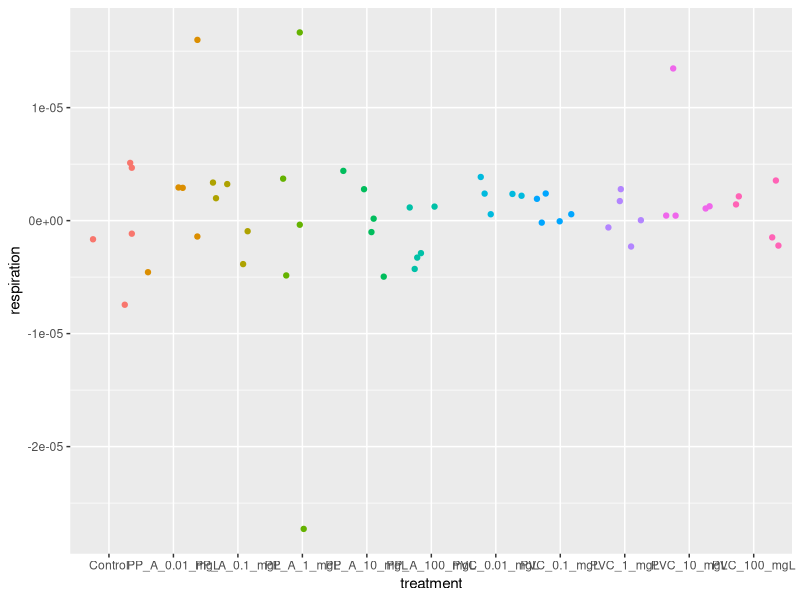
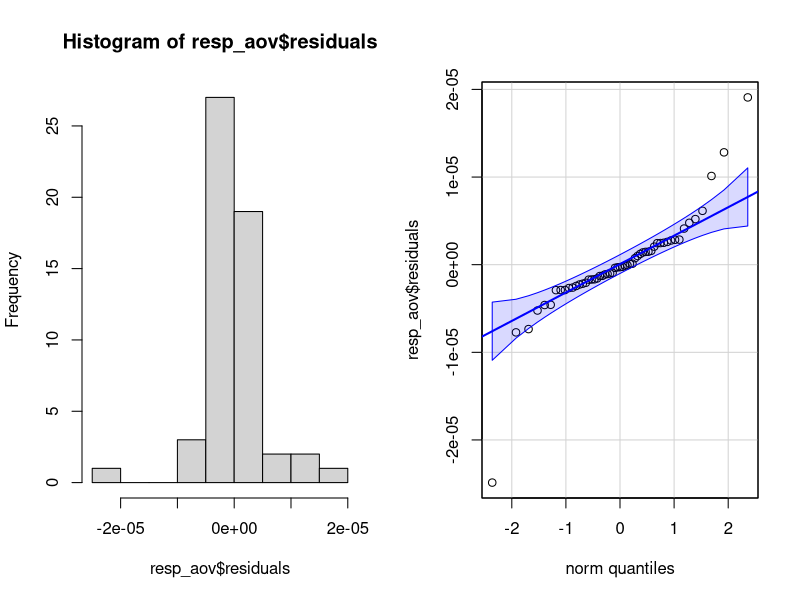
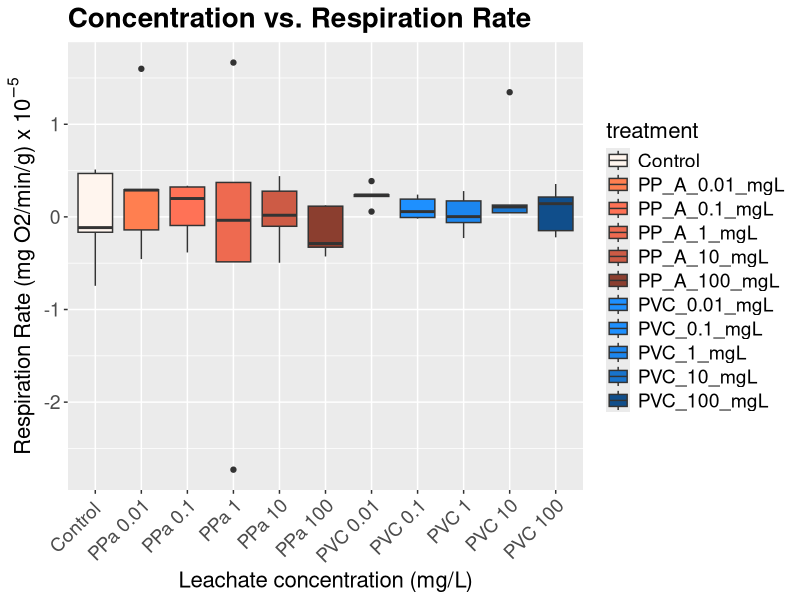
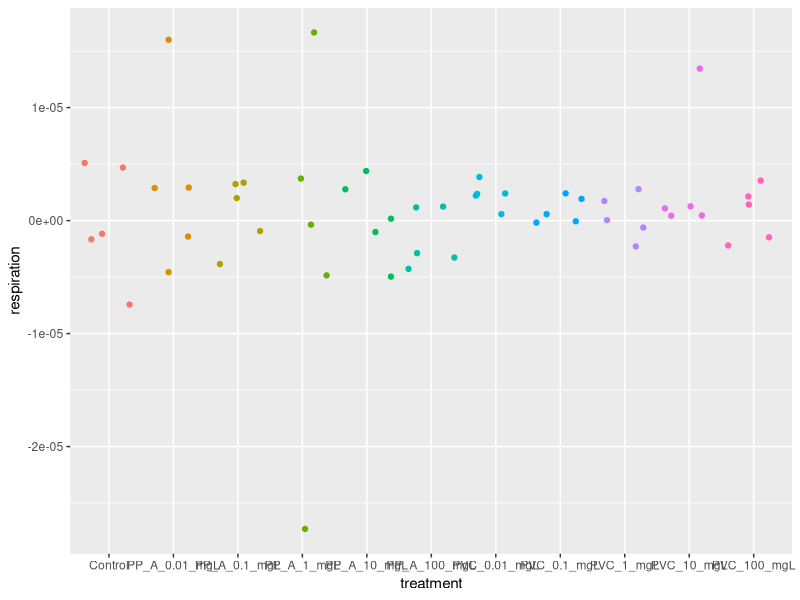
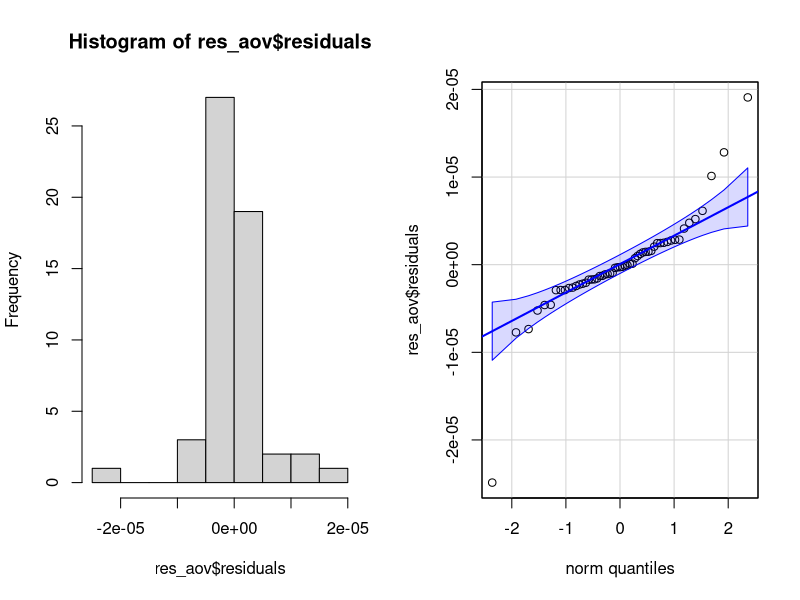
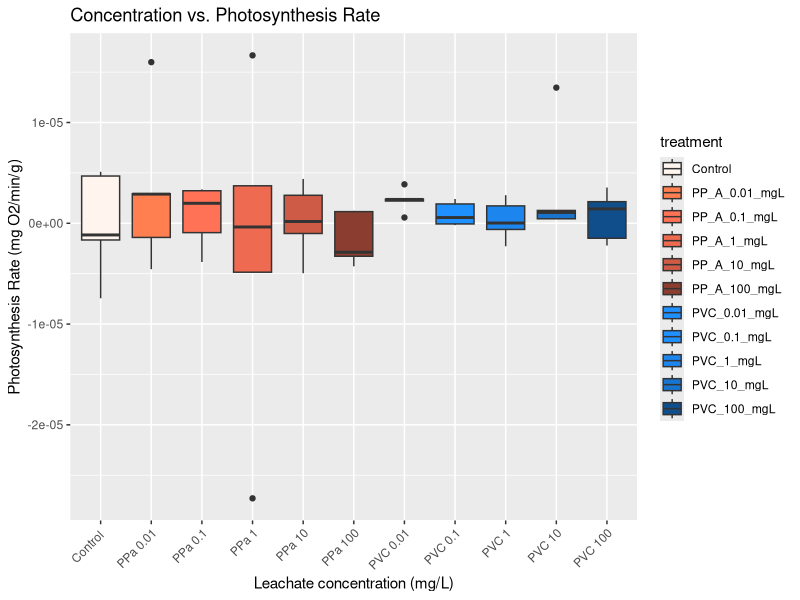

The R script that drew these images, in order: (Note: this script raises an error after producing the figures.)
## ---- chunk 1
if ("tidyverse" %in% rownames(installed.packages()) == 'FALSE') install.packages('tidyverse')
if ("dplyr" %in% rownames(installed.packages()) == 'FALSE') install.packages('dplyr')
if ("car" %in% rownames(installed.packages()) == 'FALSE') install.packages('car')
if ("ggplot2" %in% rownames(installed.packages()) == 'FALSE') install.packages('ggplot2')

library(dplyr)
library(tidyverse)
library(car)
library(ggplot2)
## ---- chunk 2
rates <- read.csv('rates.csv')

print(rates)
## ---- chunk 3
ggplot(rates) +
  aes(x = treatment, y = respiration, color = treatment) +
  geom_jitter() +
  theme(legend.position = "none")
## ---- chunk 4
resp_aov <-  aov(respiration ~ treatment, data = rates)
## ---- chunk 5
par(mfrow = c(1, 2)) # combine plots

# histogram
hist(resp_aov$residuals)

# QQ-plot
qqPlot(resp_aov$residuals,
  id = FALSE # id = FALSE to remove point identification
)
## ---- chunk 6
ggplot(rates) +
  aes(x = treatment, y = respiration, fill = treatment) +
  geom_boxplot() +  
  theme(axis.text.x = element_text(angle = 45, hjust = 1)) +
  labs(
    title = "Concentration vs. Respiration Rate",
    x = "Leachate concentration (mg/L)",
    y = expression("Respiration Rate (mg O2/min/g) x"~10^-5)
  ) +
  scale_y_continuous(
labels = function(x) x / 1e-5 # Transform the y-axis labels
) +
  scale_x_discrete(labels = c("Control ", "PPa 0.01", "PPa 0.1","PPa 1", "PPa 10", "PPa 100","PVC 0.01", "PVC 0.1", "PVC 1", "PVC 10", "PVC 100")) +  
  scale_fill_manual(values = c("seashell", "coral", "coral1","coral2","coral3", "coral4","dodgerblue","dodgerblue1","dodgerblue2", "dodgerblue3","dodgerblue4")) +
  theme(
plot.title = element_text(size = 20, face = "bold"), # Title text size
axis.title.x = element_text(size = 16), # X-axis title text size
axis.title.y = element_text(size = 16), # Y-axis title text size
axis.text.x = element_text(size = 14), # X-axis text size
axis.text.y = element_text(size = 14), # Y-axis text size
legend.title = element_text(size = 16), # Legend title text size
legend.text = element_text(size = 14) # Legend text size
)
## ---- chunk 7
resp_aov <- aov(respiration ~ treatment,
  data = rates
)

summary(resp_aov)
## ---- chunk 8
ggplot(rates) +
  aes(x = treatment, y = respiration, color = treatment) +
  geom_jitter() +
  theme(legend.position = "none")
## ---- chunk 9
res_aov <-  aov(respiration ~ treatment, data = rates)
## ---- chunk 10
par(mfrow = c(1, 2)) # combine plots

# histogram
hist(res_aov$residuals)

# QQ-plot
qqPlot(res_aov$residuals,
  id = FALSE # id = FALSE to remove point identification
)
## ---- chunk 11
ggplot(rates) +
  aes(x = treatment, y = respiration, fill= treatment) +
  geom_boxplot() +
  theme(axis.text.x = element_text(angle = 45, hjust = 1))+
   labs(
    title = "Concentration vs. Photosynthesis Rate",
    x = "Leachate concentration (mg/L)",
    y = "Photosynthesis Rate (mg O2/min/g)"
  ) +
  scale_x_discrete(labels = c("Control ", "PPa 0.01", "PPa 0.1","PPa 1", "PPa 10", "PPa 100","PVC 0.01", "PVC 0.1", "PVC 1", "PVC 10", "PVC 100")) +  
  scale_fill_manual(values = c("seashell", "coral", "coral1","coral2","coral3", "coral4","dodgerblue","dodgerblue1","dodgerblue2", "dodgerblue3","dodgerblue4")) 
## ---- chunk 12
phot_aov <- aov(massnorm_phot_rate ~ treatment,
  data = rates
)

summary(phot_aov)
## ---- chunk 13
# Set the mean and standard deviation
mean_val <- 0.01
sd_val <- 0.005

# Generate data for each treatment
control_data <- rnorm(5, mean = mean_val, sd = sd_val)
low_data <- rnorm(5, mean = mean_val + 0.01, sd = sd_val)
high_data <- rnorm(5, mean = mean_val + 0.02, sd = sd_val)

# Combine all data
respiration <- c(control_data, low_data, high_data)
treatment <- rep(c('control', 'low', 'high'), each = 5)

# Create dataframe
hyp <- data.frame(respiration = respiration, treatment = treatment)

# Print dataframe
print(hyp)
## ---- chunk 14
# Convert treatment to a factor with desired levels order
hyp$treatment <- factor(hyp$treatment, levels = c('control', 'low', 'high'))

ggplot(hyp) +
  aes(x = treatment, y = respiration, fill= treatment) +
  geom_boxplot() +
  theme(axis.text.x = element_text(angle = 45, hjust = 1))+
   labs(
    title = "Concentration vs. Respiration Rate",
    x = "Leachate concentration (mg/L)",
    y = "Respiration Rate (mg O2/min/g)"
  )
## ---- chunk 15
newmeta <- read_csv("../metadata/nem_metadata.csv")
## ---- chunk 16
ggplot(newmeta) +
  aes(x = treatment, y = Fv_Fm, fill= treatment) +
  geom_boxplot() +
  theme(axis.text.x = element_text(angle = 45, hjust = 1))+
   labs(
    title = "Concentration vs. Photosynthetic efficiency",
    x = "Leachate concentration (mg/L)",
    y = "Photosynthetic efficiency (mg O2/min/g)"
  )

## ---- chunk 17
fvfm_aov <- aov(Fv_Fm ~ treatment,
  data = newmeta
)

summary(fvfm_aov)

## ---- chunk 18
# Generate some fake data
set.seed(123)
low <- rnorm(50, mean = 10, sd = 2)
medium <- rnorm(50, mean = 15, sd = 2)
high <- rnorm(50, mean = 20, sd = 2)

# Combine the data
data <- data.frame(
  Respiration_Rate = c(low, medium, high),
  Leachate_Concentration = rep(c("Low", "Medium", "High"), each = 50)
)

data$Leachate_Concentration <- factor(data$Leachate_Concentration, levels = c("Low", "Medium", "High"))

# Create boxplot
boxplot(Respiration_Rate ~ Leachate_Concentration, data = data, 
        xlab = "Leachate Concentration", ylab = "Respiration Rate", 
        col = c("lightblue", "purple", "lightcoral"),
        main = "Respiration hypothesis")

## ---- chunk 19
# Load ggplot2 library
library(ggplot2)

# Generate some fake data
set.seed(123)
high <- rnorm(50, mean = 10, sd = 2)
medium <- rnorm(50, mean = 15, sd = 2)
low <- rnorm(50, mean = 20, sd = 2)

# Combine the data
data <- data.frame(
  Respiration_Rate = c(low, medium, high),
  Leachate_Concentration = rep(c("Low", "Medium", "High"), each = 50)
)

# Reverse the order of levels for Leachate_Concentration
data$Leachate_Concentration <- factor(data$Leachate_Concentration, levels = c("Low", "Medium", "High"))

# Create ggplot
ggplot(data, aes(x = Leachate_Concentration, y = Respiration_Rate, fill = Leachate_Concentration)) +
  geom_boxplot() +
  labs(x = "Leachate Concentration", y = "Photosynthetic Rate",
       title = "Photosynthetic Effeciency vs. Leachate Concentration") +
  scale_fill_brewer(palette = "Set2", breaks = rev(levels(data$Leachate_Concentration)),
                    labels = c("High" = "High", "Medium" = "Medium", "Low" = "Low")) +
  theme_minimal()


## ---- chunk 20
#Load ggplot2 library
library(ggplot2)

# Generate some fake data
set.seed(123)
low <- rnorm(50, mean = 10, sd = 2)
medium <- rnorm(50, mean = 15, sd = 2)
high <- rnorm(50, mean = 20, sd = 2)

# Combine the data
data <- data.frame(
  Respiration_Rate = c(low, medium, high),
  Leachate_Concentration = rep(c("Low", "Medium", "High"), each = 50)
)

data$Leachate_Concentration <- factor(data$Leachate_Concentration, levels = c("Low", "Medium", "High"))


# Create ggplot
ggplot(data, aes(x = Leachate_Concentration, y = Respiration_Rate, fill = Leachate_Concentration)) +
  geom_boxplot() +
  labs(x = "Leachate Concentration", y = "Respiration Rate",
       title = "Respiration Rate vs. Leachate Concentration") +
  scale_fill_brewer(palette = "Set2", breaks = rev(levels(data$Leachate_Concentration)),
                    labels = c("Low" = "Low", "Medium" = "Medium", "High" = "High")) +
  theme_minimal()


